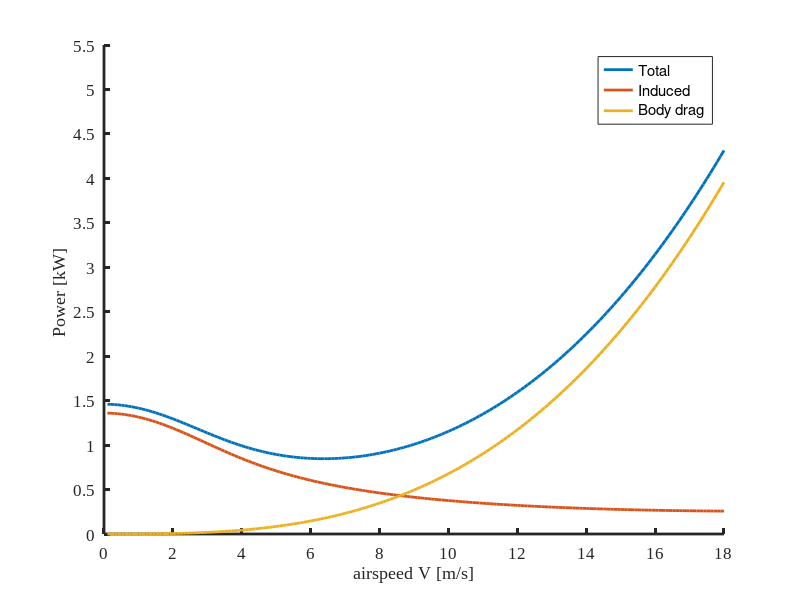
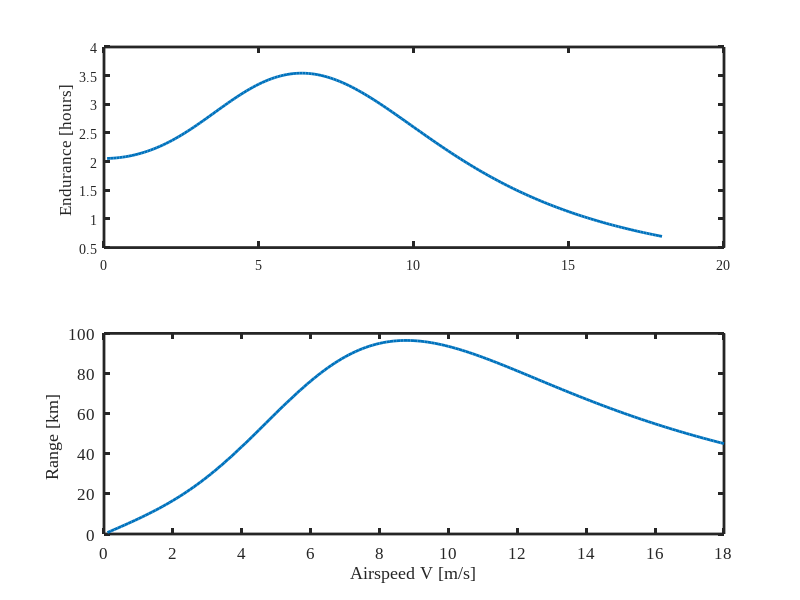
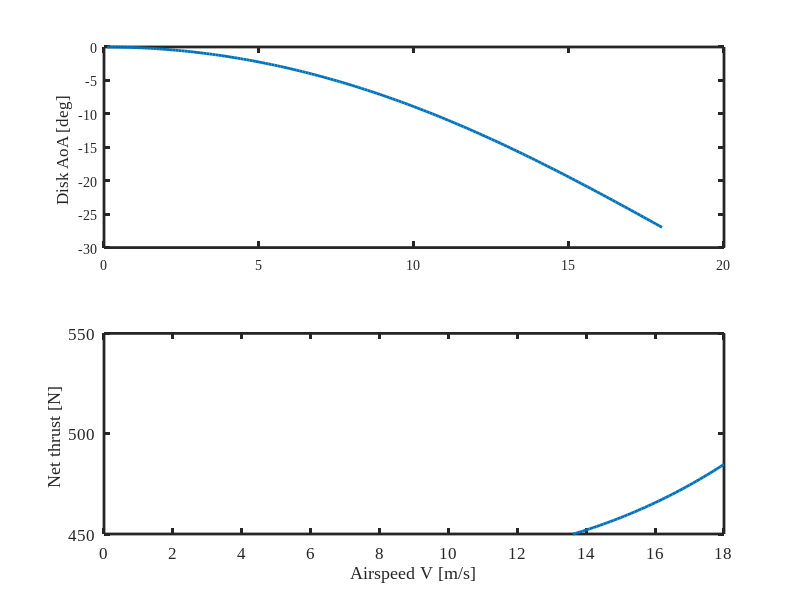

Write MATLAB code to recreate these figures, in order.
%%%% Titan Aerial Daughtercraft (TAD) %%%%%%%%%%%%%%%%
%%%% Momentum theory based parametric analysis %%%%%%%
%%%% Lander mission design %%%%%%%%%%%%%%%%%%%%%%%%%%%
%%%% 06/18/2018 %%%%%%%%%%%%%%%%%%%%%%%%%%%%%%%%%%%%%%
%%%% Daiju uehara, Larry Matthies, Phil Tokumaru %%%%% 


clc 
clear all

% Define planet paremeters on Titan
a = 195;% speed of sound [m/s]
rho = 5.428;% air density [kg/m^3]
g = 1.35;% gravity [m/s^2]
nu = 1.23e-6;% kinematic viscosity [m^2/s]

%%
% Define vehicle parameters
m = 320;% vehicle mass [kg]
N = m*g;% vehicle weight [N]
Nr = 4;% number of rotor, assuming a quadcopter config

% Hover performance assumption
FM = 0.72;% rotor figure of merit is given parameter in this analysis 
Mtip = 0.18;% Tip mach number
% DL = 50/g;% disk loading [kg/m^2] typical for toy-scale helicopter?

% Parameters of each rotor 
Vtip = Mtip*a;% Tip speed [m/s]
R = 0.65;% rotor radius [m]
A = pi*R^2;% disk area
omega = Vtip/R;% angular velocity [rad/s]
RPM = 2*pi/omega*60;% angular velocity [RPM]

% Ideal hover power 
Th = N/Nr;%thrust of each rotor for hover
vh = sqrt(Th/2/rho/A);% ideal induced velocity in hover
Ph = Th*vh;% ideal induced power in hover
Cth = Th/(rho*A*Vtip^2);

% Payload fuselage design
it = 0.06;% insulation thickness [m]
pl = 0.17;% payload length [m]
pw = 0.12;% payload width [m]
ph = 0.07;% payload height [m]
Ap = 0.012;% payload frontal area [m^2] or pw x ph 
mp = 200;% payload mass [kg]
ma = 0.5;% avionics mass [kg]
da = 2500;% avionics density [kg/m^3]
va = ma/da;% avionics volume [m^3]
de = 2500;% energy storage density [kg/m^3]
Cdmulti = 1.5;% drag multiplier

% Efficiency coefficients
etam = 0.80;% motor efficiency 
etac = 0.95;% control efficiency 

etafw = FM*etam*etac;% total forward flight efficiency
kinduced = 1.15;% induced power factor 

% Blade parameters
dblade = 0.15;% blade mass density based on disk area [kg/m^2]
mblade = dblade*A*4;
% Cdblade = 0.007;% blade drag coefficient

% Support tube mass
% msupport = 0.0720*R*Nr;

% Motor constant 
m1 = 0.003;% motor constant [kg]
m2 = 0.322;% motor constant [kg/N-m]

% Battery specific energy
Ebconst = 100;% Wh/kg
mbattery = 30;
%%
% Forward flight analysis
V = 0.1:0.1:18;% forward speed flight range
% Optimize disk angle of attack till maximum mission radius is found
% AoAop = zeros(1,length(V));
alpha = zeros(1,length(V));
time = zeros(1,length(V));
hours = zeros(1,length(V));
range = zeros(1,length(V));
rm = zeros(1,length(V));
Ps = zeros(1,length(V));
Qs = zeros(1,length(V));
mba = zeros(1,length(V));
Thrust = zeros(1,length(V));

Eb = Ebconst*mbattery;% battery energy [Wh]
Afuselage = 0.5;% frontal area
Cdbody = 0.5;% drag coefficient of vehicle body
counter = 0;

for ii = 1:length(V)
    Dbody = 1/2*Cdbody*V(1,ii)^2*rho*Afuselage;% parasite drag [N]
    Ppara = Dbody*V(1,ii);% Parasite power [W]
    Drotor = Dbody/Nr;% drag per rotor [N]
    AoA = atan(Drotor/Th);% disk angle of attack [rad]
    degree = rad2deg(AoA);% AoA [deg]
    Ttotal = sqrt(Drotor^2+Th^2);% Total thrust of each rotor [N]
    mu = V(1,ii)*cos(AoA)/(Vtip);
    Ct = Ttotal/(rho*A*Vtip^2);
    lambda = sqrt(Ct/2);
    lambda_old = 10*lambda;
    iter = 0;
    while abs(lambda_old-lambda) > 10^-3 && lambda ~= 0
        lambda_old = lambda;
        lambda = lambda - (lambda-mu*tan(AoA)-Ct/2/sqrt(mu^2+lambda^2))...
                 /(1+Ct/2*lambda/((mu^2+lambda^2)^(3/2)));
        iter = iter + 1;
    end
    vi = lambda*Vtip-V(1,ii)*sin(AoA);% induced velocity in forward flight
    Pi = Ttotal*vi;% induced power without induced loss
    Profile = 100;
    Paero = kinduced*Pi*Nr+Ppara+Profile;% no profile power because of the momentum theory based analysis
    Paerorotor = Paero/Nr;% shaft power of each rotor 
%     mskin = 1.600*8*Afuselage;% Fuselage mass
    rch = Pi/Ph;% ratio of forward flight induced power to hover 
%     Q = Paerorotor/omega;% Torque of each rotor [Nm]
%     mmotor = m1+m2*Q;% motor mass [kg]

    % Find total mass required
%     mtotal = mp+ma+mskin+mbattery+mmotor*Nr+msupport+mblade+0.1*m;% total mass [kg]
    counter = counter+1;

    time(1,ii) = Eb/Paero*3600;% mission endurance [s]
    hours(1,ii) = time(1,ii)/3600;% mission endurance [h]
    range(1,ii) = time(1,ii)*V(1,ii)/1000;% mission range [km]
    rm(1,ii) = range(1,ii)/2;% mission radius [km]
    Ps(1,ii) = Paero;
    Pis(1,ii) = kinduced*Pi*Nr;
    Pps(1,ii) = Ppara;
    vis(1,ii) = vi;

%     Qs(1,ii) = Q;
    alpha(1,ii) = degree;
%     mba(1,ii) = mbattery;
    Thrust(1,ii) = Ttotal*Nr;
end
%%
figure(1)
hold on
si = 2;
plot(V,Ps/1000,'linewidth',si)
plot(V,Pis/1000,'linewidth',si)
plot(V,Pps/1000,'linewidth',si)
h = gca;
grid off;
fs = 12;
% set(h,'GridAlpha',0.1,'GridLineStyle','--','GridColor',[0.5 0.5 0.5]);
% title('ground config');
xlabel('airspeed V [m/s]','FontSize',fs);
ylabel('Power [kW] ','FontSize',fs);
set(h,'FontName','Times New Roman','linewidth',si);
set(h,'FontName','Times New Roman','linewidth',si);
legend('Total','Induced','Body drag');

a1 = 0;
a2 = 18;
b1 = 0;
b2 = 5.5;
xlim([a1 a2]);
ylim([b1 b2]);

FS = 12;
xt = a1:2:a2 ;
set(h,'XTick',xt) ;
set(h,'XTickLabel',xt,'fontsize',FS) ;
yt = b1:0.5:b2 ; 
set(h,'YTick',yt) ;
set(h,'YTickLabel',yt,'fontsize',FS) ;


%%
figure(2)
hold on
si = 2;
subplot(2,1,1)
plot(V,hours,'linewidth',si)
h = gca;
grid off;
fs = 12;

ylabel('Endurance [hours] ','FontSize',fs);
set(h,'FontName','Times New Roman','linewidth',si);
set(h,'FontName','Times New Roman','linewidth',si);

subplot(2,1,2)
plot(V,range,'linewidth',si)
h = gca;
grid off;
fs = 12;

xlabel('Airspeed V [m/s]','FontSize',fs);
ylabel('Range [km] ','FontSize',fs);
set(h,'FontName','Times New Roman','linewidth',si);
set(h,'FontName','Times New Roman','linewidth',si);

a1 = 0;
a2 = 18;
b1 = 0;
b2 = 5.5;
xlim([a1 a2]);
% ylim([b1 b2]);

FS = 12;
xt = a1:2:a2 ;
set(h,'XTick',xt) ;
set(h,'XTickLabel',xt,'fontsize',FS) ;
% yt = b1:0.5:b2 ; 
% set(h,'YTick',yt) ;
% set(h,'YTickLabel',yt,'fontsize',FS) ;

%%
figure(3)
hold on
si = 2;
subplot(2,1,1)
plot(V,-alpha,'linewidth',si)
h = gca;
grid off;
fs = 12;

ylabel('Disk AoA [deg] ','FontSize',fs);
set(h,'FontName','Times New Roman','linewidth',si);
set(h,'FontName','Times New Roman','linewidth',si);

subplot(2,1,2)
plot(V,Thrust,'linewidth',si)
h = gca;
grid off;
fs = 12;

xlabel('Airspeed V [m/s]','FontSize',fs);
ylabel('Net thrust [N] ','FontSize',fs);
set(h,'FontName','Times New Roman','linewidth',si);
set(h,'FontName','Times New Roman','linewidth',si);

a1 = 0;
a2 = 18;
b1 = 450;
b2 = 550;
xlim([a1 a2]);
ylim([b1 b2]);

FS = 12;
xt = a1:2:a2 ;
set(h,'XTick',xt) ;
set(h,'XTickLabel',xt,'fontsize',FS) ;
yt = b1:50:b2 ; 
set(h,'YTick',yt) ;
set(h,'YTickLabel',yt,'fontsize',FS) ;